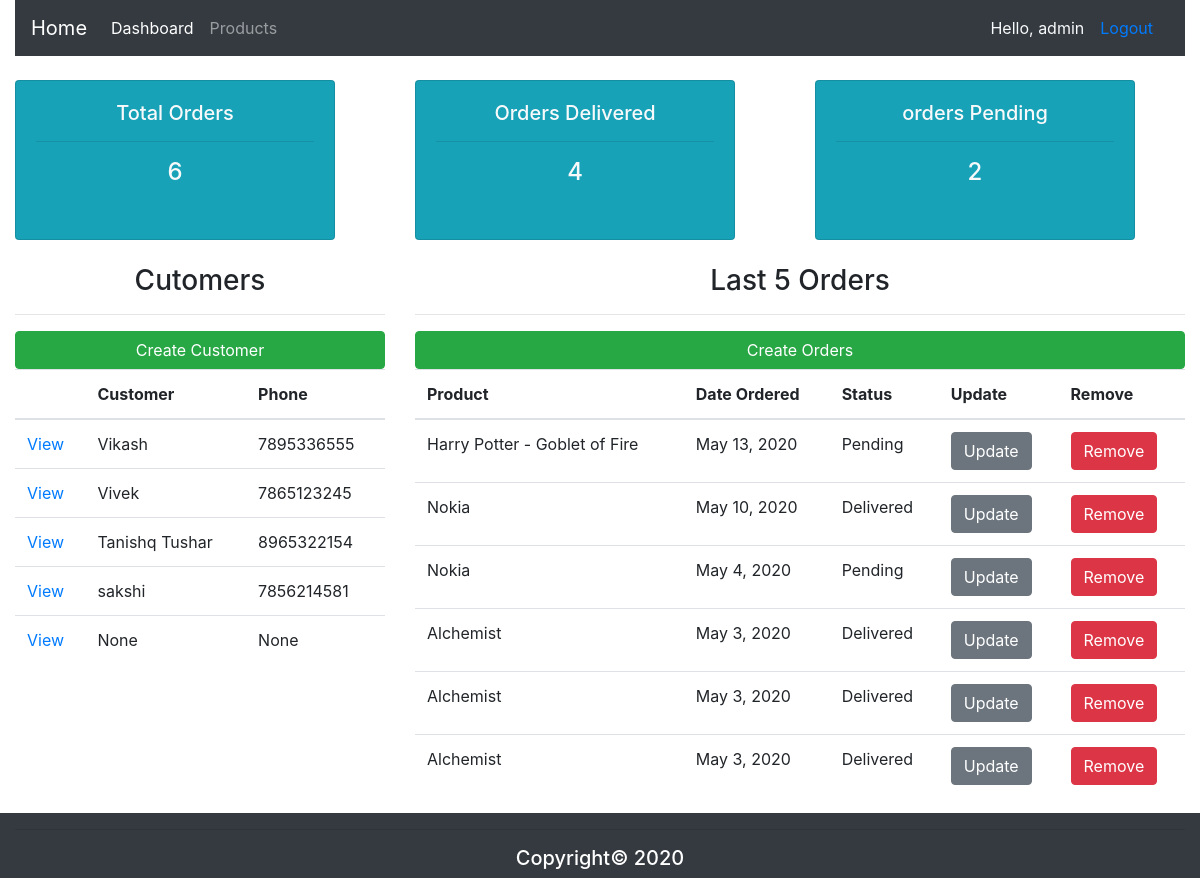
The app's page / (signed in) with its own data.
### account/models.py (models this page shows, shortened)
class Customer(models.Model):
    user = models.OneToOneField(User, null= True, on_delete = models.CASCADE)
    name = models.CharField(max_length = 100,null =True)
    phone = models.CharField(max_length = 12,null =True)
    email = models.CharField(max_length = 32,null =True)
    profile_pic = models.ImageField(default= "profile.png", null = True, blank = True)
    date_created = models.DateField(auto_now_add = True,null =True)
    def get_absolute_url(self):
        return reverse("customer", kwargs={"pk": self.pk})

class Order(models.Model):
    STATUS = (
        ('Pending','Pending'),
        ('Out for delivery', 'Out for delivery'),
        ('Delivered', 'Delivered')
    )
    customer = models.ForeignKey(Customer, on_delete= models.CASCADE )
    product = models.ForeignKey(Product, on_delete = models.CASCADE )
    date_ordered = models.DateField(auto_now_add = True, null =True)
    status = models.CharField( max_length=50, null = True, choices = STATUS)

class Product(models.Model):
    name = models.CharField(max_length = 64,null =True)
    Price = models.FloatField(null = True)
    category = models.CharField(max_length = 100,null =True)
    description = models.TextField(null =True)
    date_created = models.DateField(auto_now_add = True,null =True)
    def __str__(self):
        return self.name

### account/decorators.py (the view)
    def wrapper_func(request, *args, **kwargs):
        group = None
        if request.user.groups.exists():
            group = request.user.groups.all()[0].name
        if group == 'customer':
            return redirect('user')
        if group == 'admin':
            return view_func(request, *args, **kwargs)

### account/views.py (called while the page is built)
@login_required(login_url = 'login')
@admin_only
def homepage(request):
    customers = Customer.objects.all()
    orders = Order.objects.order_by('-date_ordered')
    orders_count = Order.objects.all().count()
    orders_delivered = Order.objects.filter(status = "Delivered").count()
    orders_pending = Order.objects.filter(status = "Pending").count()
    context = {'customers': customers,
                 'orders': orders,
                 "orders_count":orders_count,
                 'orders_delivered':orders_delivered ,
                 'orders_pending': orders_pending }
    return render(request,'account/dashboard.html',context)

### account/templates/account/dashboard.html (shortened to what this page needs)
{% extends "account/base.html" %}
{% load static %}
{% block content %}
<section id="card">
    <div class="container-fluid  mt-4">
        <div class="row">
            <div class="col-md-3 col-lg-4 ">
                    <div class="card bg-info" style="width: 20rem; height: 10rem;">
                            <div class="card-body text-center text-light">
                              <h5 class="card-title">Total Orders</h5>
                              <hr>
                              <h4 class=" text-center text-light">{{orders_count}}</h4>
                            </div>
                    </div>
            </div>
            <div class="col-md-3 col-lg-4">
                    <div class="card bg-info" style="width: 20rem;height : 10rem;">
                            <div class="card-body text-center text-light">
                              <h5 class="card-title">Orders Delivered</h5>
                              <hr>
                              <h4 class=" text-center text-light">{{orders_delivered}}</h4>
                            </div>
                    </div>
            </div>
            <div class="col-md-3 col-lg-4">
                    <div class="card bg-info" style="width: 20rem; height: 10rem;">
                            <div class="card-body text-center text-light">
                              <h5 class="card-title">orders Pending</h5>
                              <hr>
                                <h4 class=" text-center text-light">{{orders_pending}}</h4>
                            </div>
                    </div>
            </div>
        </div>
    </div>
</section>
<section id="tables">
    <div class="container-fluid mt-4">
        <div class="row">
            <div class="col-md-4" >
                <p class="h3 text-center">Cutomers</p>
                <hr>
                <a class="btn btn-success text-white btn-block " href="">Create Customer</a>
                <table class='table table-hover '>
                    <thead>
                        <th></th>
                        <th>Customer</th>
                        <th>Phone</th>
                    </thead>
                    <tbody>
                        {% for customer in customers %}
                        <tr>
                            <td><a href="{{customer.get_absolute_url}}">View</a></td>
                            <td>{{customer.name}}</td>
                            <td>{{customer.phone}}</td>
                        </tr>
                        {% endfor %}
                    </tbody>
                </table>
            </div>
            <div class="col-md-8">
                    <p class="h3 text-center">Last 5 Orders</p>
                    <hr>
                    <a class="btn btn-success text-white btn-block " href="{% url 'create_order' %}">Create Orders</a>
                    <table class='table table-hover '>
                        <thead>
                            <th>Product</th>
                            <th>Date Ordered</th>
                            <th>Status</th>
                            <th>Update</th>
                            <th>Remove</th>
                        </thead>
                        <tbody>
                        {% for order in orders %}
                        <tr>
                            <td>{{order.product}}</td>
                            <td>{{order.date_ordered}}</td>
                            <td>{{order.status}}</td>
                            <td><button type="button" class="btn btn-secondary "><a href="{% url 'update_order' order.id %}" class = 'text-white'> Update </a></button></td>
                            <td><button type="button" class="btn btn-danger "><a href="{% url 'delete_order' order.id %}" class = 'text-white'> Remove </a></button></td>
                        </tr>
                        {% endfor %}
                        </tbody>
                    </table>
            </div>
        </div>
    </div>
</section>
{% endblock content %}

### account/templates/account/base.html (shortened to what this page needs)
{% load static %}
<!DOCTYPE html>
<html lang="en">
<head>
    <link href="https://stackpath.bootstrapcdn.com/bootstrap/4.4.1/css/bootstrap.min.css" rel="stylesheet"
>
    {% block static %}
    <link rel="stylesheet" href='{% static "account/dashboard.css" %}'type ='text/css'>
    {% endblock static %}
</head>
<body>
    {% block nav %}
        <section id = 'nav '>
            <div class="container-fluid">
                <div class="row">
                    <div class="col">
                            <nav class="navbar navbar-expand-lg navbar-dark bg-dark ">
                                    <a class="navbar-brand" href="{% url 'dashboard' %}">Home</a>
                                    <div class="collapse navbar-collapse" id="navbarNavAltMarkup">
                                      <div class="navbar-nav">
                                         {% if request.user.is_staff %}
                                            <a class="nav-item nav-link active" href="{% url 'dashboard' %}">Dashboard <span class="sr-only">(current)</span></a>
                                            <a class="nav-item nav-link" href="{% url 'products' %}">Products</a>
                                        {% else %}
                                            <a class="nav-item nav-link" href="{% url 'setting' %}">Setting</a>
                                        {% endif %}
                                      </div>
                                    </div>
                                    <span class = 'text-light hello-msg'> Hello, {{request.user}}</span>
                                    <a class="nav-item nav-link" href="{% url 'logout' %}">Logout</a>
                                  </nav>
                    </div>
                </div>
            </div>
        </section>
    {% endblock nav %}
    {% block content %}
    {% endblock %}
    {% block footer %}
        <section id ='footer'>
            <div class="container-fluid">
                <div class="row">
                    <div class="col bg-dark text-white">
                        <hr>
                        <p class="h5 text-center text-flat  ">Copyright&#169; 2020</p>
                    </div>
                </div>
            </div>
        </section>
    {% endblock %}
</body>
</html>

### account/static/account/dashboard.css (style rules this page uses)
html { height: 100%; }
body { min-height: 100%; }

### records on screen
Customer: name "Vikash", phone "7895336555"
Customer: name "Vivek", phone "7865123245"
Customer: name "Tanishq Tushar", phone "8965322154"
Customer: name "sakshi", phone "7856214581"
Customer: name "None", phone "None"
Order: product "Harry Potter - Goblet of Fire", date_ordered "May 13, 2020", status "Pending"
Order: product "Nokia", date_ordered "May 10, 2020", status "Delivered"
Order: product "Nokia", date_ordered "May 4, 2020", status "Pending"
Order: product "Alchemist", date_ordered "May 3, 2020", status "Delivered"
Order: product "Alchemist", date_ordered "May 3, 2020", status "Delivered"
Order: product "Alchemist", date_ordered "May 3, 2020", status "Delivered"

### other values on screen
{{ request.user }} "admin"
{{ orders_count }} "6"
{{ orders_delivered }} "4"
{{ orders_pending }} "2"
